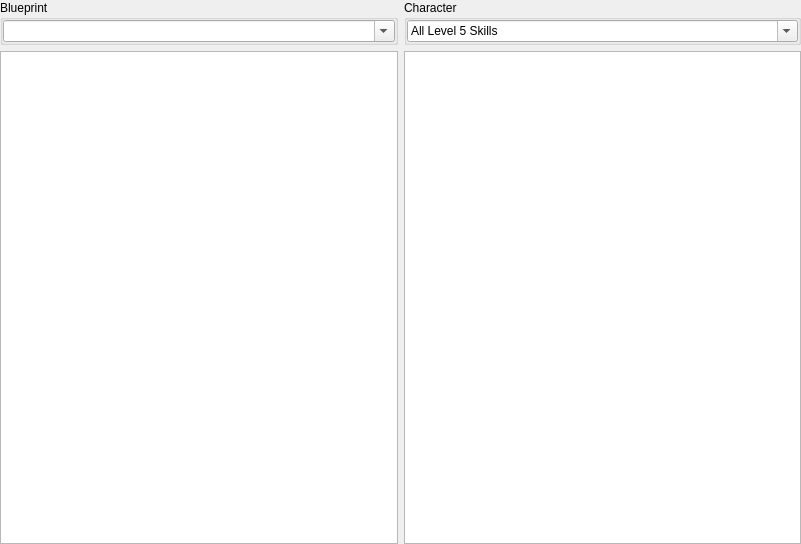
<?xml version="1.0" encoding="UTF-8"?>
<ui version="4.0">
 <class>BlueprintCalculator</class>
 <widget class="QMainWindow" name="BlueprintCalculator">
  <property name="geometry">
   <rect>
    <x>0</x>
    <y>0</y>
    <width>801</width>
    <height>544</height>
   </rect>
  </property>
  <property name="windowTitle">
   <string>MainWindow</string>
  </property>
  <widget class="QWidget" name="centralwidget">
   <layout class="QVBoxLayout" name="verticalLayout">
    <property name="margin">
     <number>0</number>
    </property>
    <item>
     <widget class="QWidget" name="widget" native="true">
      <layout class="QHBoxLayout" name="horizontalLayout">
       <property name="margin">
        <number>0</number>
       </property>
       <item>
        <widget class="QGroupBox" name="groupBox">
         <property name="title">
          <string>Blueprint</string>
         </property>
         <layout class="QHBoxLayout" name="horizontalLayout_2">
          <property name="margin">
           <number>0</number>
          </property>
          <item>
           <widget class="QComboBox" name="blueprint_combo">
            <property name="editable">
             <bool>true</bool>
            </property>
            <property name="insertPolicy">
             <enum>QComboBox::NoInsert</enum>
            </property>
            <property name="sizeAdjustPolicy">
             <enum>QComboBox::AdjustToContents</enum>
            </property>
           </widget>
          </item>
         </layout>
        </widget>
       </item>
       <item>
        <widget class="QGroupBox" name="groupBox_2">
         <property name="title">
          <string>Character</string>
         </property>
         <layout class="QHBoxLayout" name="horizontalLayout_4">
          <property name="margin">
           <number>0</number>
          </property>
          <item>
           <widget class="QComboBox" name="character_combo">
            <property name="editable">
             <bool>true</bool>
            </property>
            <property name="sizeAdjustPolicy">
             <enum>QComboBox::AdjustToContents</enum>
            </property>
            <property name="frame">
             <bool>true</bool>
            </property>
            <item>
             <property name="text">
              <string>All Level 5 Skills</string>
             </property>
            </item>
            <item>
             <property name="text">
              <string>No Skills</string>
             </property>
            </item>
           </widget>
          </item>
         </layout>
        </widget>
       </item>
      </layout>
     </widget>
    </item>
    <item>
     <widget class="QWidget" name="widget_2" native="true">
      <layout class="QHBoxLayout" name="horizontalLayout_3">
       <property name="margin">
        <number>0</number>
       </property>
       <item>
        <widget class="QTreeView" name="manufacturing_tree"/>
       </item>
       <item>
        <widget class="QTreeView" name="blueprint_tree"/>
       </item>
      </layout>
     </widget>
    </item>
   </layout>
  </widget>
 </widget>
 <resources/>
 <connections/>
</ui>
